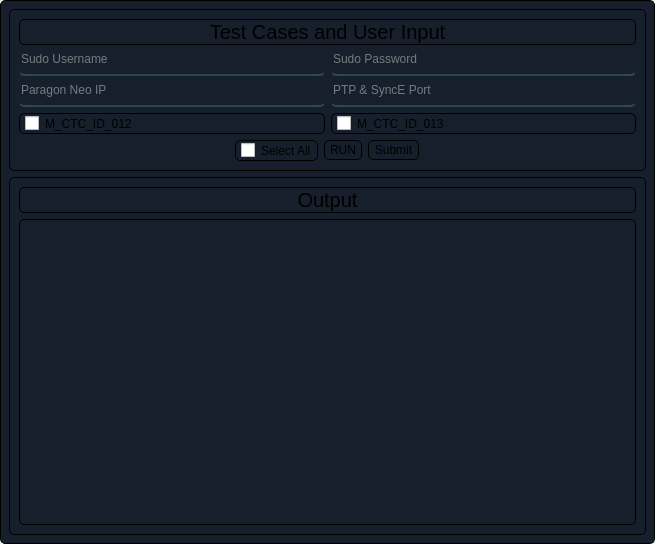
<?xml version="1.0" encoding="UTF-8"?>
<ui version="4.0">
 <class>Fault_Mgmt</class>
 <widget class="QMainWindow" name="Fault_Mgmt">
  <property name="geometry">
   <rect>
    <x>0</x>
    <y>0</y>
    <width>655</width>
    <height>544</height>
   </rect>
  </property>
  <property name="windowTitle">
   <string>MainWindow</string>
  </property>
  <widget class="QWidget" name="newWindow">
   <property name="styleSheet">
    <string notr="true">*{
	border:1px solid whilte;
	border-radius:5px;
}
#newWindow,#consoleEdit{
	background-color: #161f2b;
}
QCheckBox, QPushButton{
	padding:2px 5px;
}
QLineEdit{background-color: rgba(0,0,0,0);
	border:none;
	border-bottom:2px solid rgba(46,82,101,200);
	color: rgb(214, 214, 214);
	padding-bottom:7px;
}
#buttons{
	border: none;}</string>
   </property>
   <layout class="QVBoxLayout" name="verticalLayout">
    <item>
     <widget class="QFrame" name="InputFrame">
      <property name="frameShape">
       <enum>QFrame::StyledPanel</enum>
      </property>
      <property name="frameShadow">
       <enum>QFrame::Raised</enum>
      </property>
      <layout class="QGridLayout" name="gridLayout">
       <item row="1" column="1">
        <widget class="QLineEdit" name="password">
         <property name="placeholderText">
          <string>Sudo Password</string>
         </property>
        </widget>
       </item>
       <item row="1" column="0">
        <widget class="QLineEdit" name="username">
         <property name="placeholderText">
          <string>Sudo Username</string>
         </property>
        </widget>
       </item>
       <item row="3" column="0">
        <widget class="QLineEdit" name="p_neoIP">
         <property name="placeholderText">
          <string>Paragon Neo IP</string>
         </property>
        </widget>
       </item>
       <item row="3" column="1">
        <widget class="QLineEdit" name="ptpPort">
         <property name="placeholderText">
          <string>PTP &amp; SyncE Port</string>
         </property>
        </widget>
       </item>
       <item row="0" column="0" colspan="2">
        <widget class="QLabel" name="InputLabel">
         <property name="font">
          <font>
           <pointsize>15</pointsize>
          </font>
         </property>
         <property name="text">
          <string>Test Cases and User Input</string>
         </property>
         <property name="alignment">
          <set>Qt::AlignCenter</set>
         </property>
        </widget>
       </item>
       <item row="4" column="1">
        <widget class="QCheckBox" name="TC_013">
         <property name="text">
          <string>M_CTC_ID_013</string>
         </property>
        </widget>
       </item>
       <item row="4" column="0">
        <widget class="QCheckBox" name="TC_012">
         <property name="styleSheet">
          <string notr="true"/>
         </property>
         <property name="text">
          <string>M_CTC_ID_012</string>
         </property>
        </widget>
       </item>
       <item row="5" column="0" colspan="2" alignment="Qt::AlignHCenter">
        <widget class="QFrame" name="buttons">
         <property name="frameShape">
          <enum>QFrame::StyledPanel</enum>
         </property>
         <property name="frameShadow">
          <enum>QFrame::Raised</enum>
         </property>
         <layout class="QHBoxLayout" name="horizontalLayout">
          <property name="leftMargin">
           <number>0</number>
          </property>
          <property name="topMargin">
           <number>0</number>
          </property>
          <property name="rightMargin">
           <number>0</number>
          </property>
          <property name="bottomMargin">
           <number>0</number>
          </property>
          <item>
           <widget class="QCheckBox" name="S_all">
            <property name="text">
             <string>Select All</string>
            </property>
           </widget>
          </item>
          <item>
           <widget class="QPushButton" name="runButton">
            <property name="text">
             <string>RUN</string>
            </property>
            <property name="icon">
             <iconset resource="resource.qrc">
              <normaloff>:/icons/icons/play.svg</normaloff>:/icons/icons/play.svg</iconset>
            </property>
           </widget>
          </item>
          <item>
           <widget class="QPushButton" name="submitBtn">
            <property name="text">
             <string>Submit</string>
            </property>
            <property name="icon">
             <iconset resource="resource.qrc">
              <normaloff>:/icons/icons/zap.svg</normaloff>:/icons/icons/zap.svg</iconset>
            </property>
           </widget>
          </item>
         </layout>
        </widget>
       </item>
      </layout>
     </widget>
    </item>
    <item>
     <widget class="QFrame" name="OutputFrame">
      <property name="frameShape">
       <enum>QFrame::StyledPanel</enum>
      </property>
      <property name="frameShadow">
       <enum>QFrame::Raised</enum>
      </property>
      <layout class="QVBoxLayout" name="verticalLayout_2">
       <item alignment="Qt::AlignTop">
        <widget class="QLabel" name="outputLabel">
         <property name="font">
          <font>
           <pointsize>15</pointsize>
          </font>
         </property>
         <property name="text">
          <string>Output</string>
         </property>
         <property name="alignment">
          <set>Qt::AlignCenter</set>
         </property>
        </widget>
       </item>
       <item>
        <widget class="QTextEdit" name="consoleEdit"/>
       </item>
      </layout>
     </widget>
    </item>
   </layout>
  </widget>
 </widget>
 <resources>
  <include location="resource.qrc"/>
 </resources>
 <connections/>
</ui>
